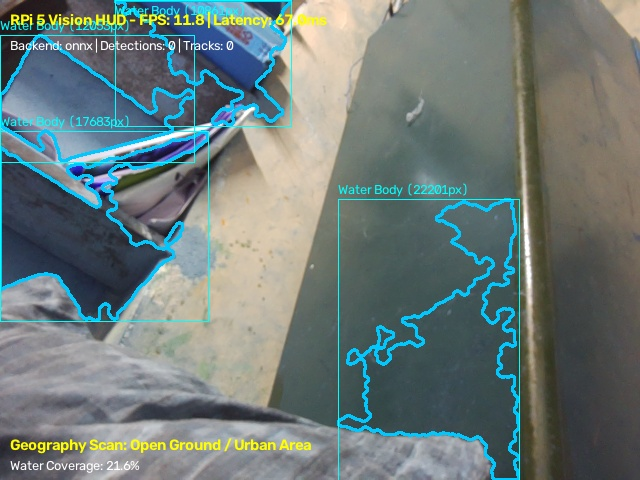
#> input picture test_suite/test_inspection_frame.jpg, 640 x 480 px
$ python -i environment_scanner.py   (imports and definitions only)   (older library calls are emulated)
#> lines starting #> are read from the running program, lines starting #| are printed output that depends on the picture
import time
import cv2
import numpy as np
import logging
from config import VISION_CONFIG

logger = logging.getLogger(__name__)

class EnvironmentScanner:
    def __init__(self, config=None):
        self.config = config or VISION_CONFIG
        self.grid_rows = self.config.get("terrain_grid_rows", 12)
        self.grid_cols = self.config.get("terrain_grid_cols", 12)
        self.compute_size = (160, 120)
        self._cached_result = None
        self._last_scan_time = 0.0
        self._scan_interval = 0.12

    # [214 lines left out: functions _detect_horizon_line, scan_terrain, not called in this run]

>>> import cv2
>>> picture = cv2.imread('../test_suite/test_inspection_frame.jpg', cv2.IMREAD_GRAYSCALE)
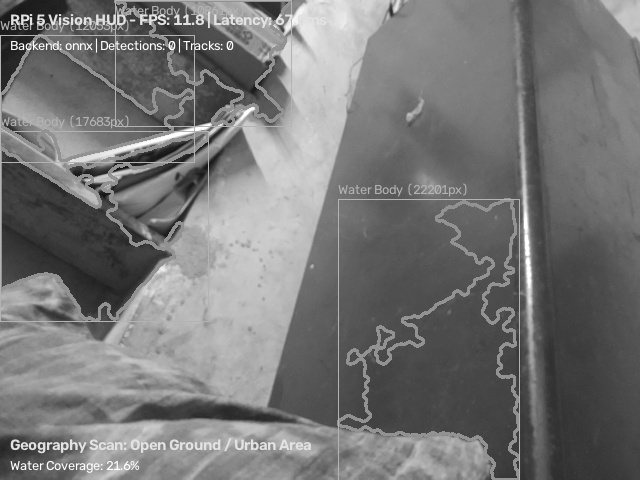
#> picture: shape (480, 640); min 16, max 255, mean 118.7
#> (the run stopped early here; a loop or call above may not have finished)
